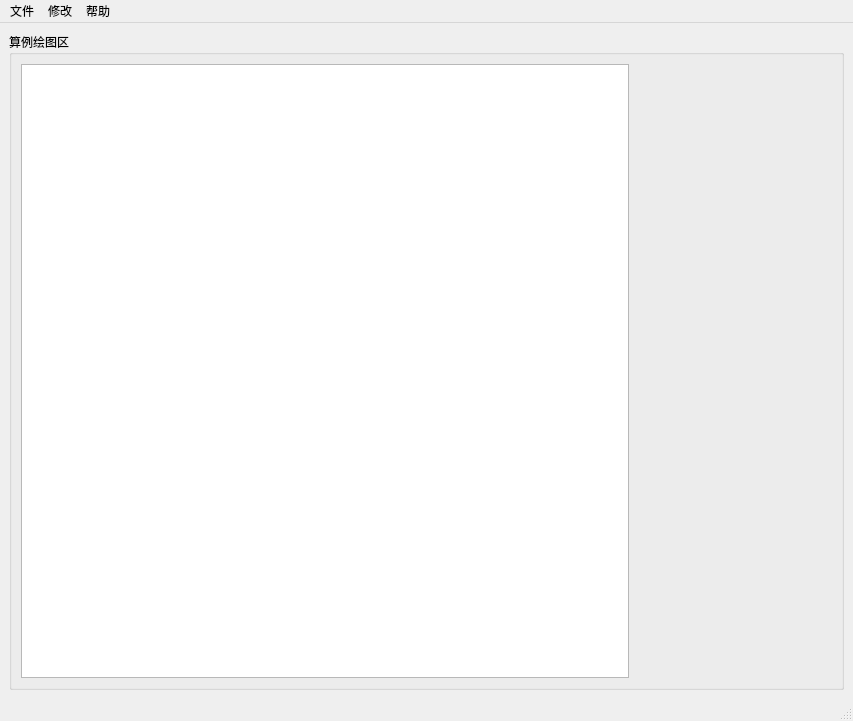
<?xml version="1.0" encoding="UTF-8"?>
<ui version="4.0">
 <class>MainWindow</class>
 <widget class="QMainWindow" name="MainWindow">
  <property name="geometry">
   <rect>
    <x>0</x>
    <y>0</y>
    <width>853</width>
    <height>721</height>
   </rect>
  </property>
  <property name="acceptDrops">
   <bool>false</bool>
  </property>
  <property name="windowTitle">
   <string>单射孔模型压裂模拟程序</string>
  </property>
  <widget class="QWidget" name="centralwidget">
   <layout class="QHBoxLayout" name="horizontalLayout">
    <item>
     <widget class="QGroupBox" name="groupBox">
      <property name="font">
       <font>
        <family>Agency FB</family>
        <pointsize>9</pointsize>
       </font>
      </property>
      <property name="title">
       <string>算例绘图区</string>
      </property>
      <layout class="QHBoxLayout" name="horizontalLayout_2" stretch="3,1">
       <item>
        <widget class="QGraphicsView" name="graphicsView"/>
       </item>
       <item>
        <spacer name="horizontalSpacer">
         <property name="orientation">
          <enum>Qt::Horizontal</enum>
         </property>
         <property name="sizeHint" stdset="0">
          <size>
           <width>40</width>
           <height>20</height>
          </size>
         </property>
        </spacer>
       </item>
      </layout>
     </widget>
    </item>
   </layout>
  </widget>
  <widget class="QMenuBar" name="menubar">
   <property name="geometry">
    <rect>
     <x>0</x>
     <y>0</y>
     <width>853</width>
     <height>23</height>
    </rect>
   </property>
   <widget class="QMenu" name="menuwenjian">
    <property name="title">
     <string>文件</string>
    </property>
    <addaction name="actionxinjian"/>
    <addaction name="actionOpen"/>
    <addaction name="actionbaocun"/>
    <addaction name="action_save_as"/>
    <addaction name="separator"/>
    <addaction name="actionExit"/>
   </widget>
   <widget class="QMenu" name="menu">
    <property name="title">
     <string>修改</string>
    </property>
    <addaction name="action_Ground"/>
    <addaction name="action_stress"/>
    <addaction name="action_perforation"/>
    <addaction name="action_construction"/>
   </widget>
   <widget class="QMenu" name="menu_2">
    <property name="title">
     <string>帮助</string>
    </property>
    <addaction name="actionsuanli"/>
   </widget>
   <addaction name="menuwenjian"/>
   <addaction name="menu"/>
   <addaction name="menu_2"/>
  </widget>
  <widget class="QStatusBar" name="statusbar"/>
  <action name="actionxinjian">
   <property name="text">
    <string>新建</string>
   </property>
   <property name="font">
    <font>
     <family>Agency FB</family>
     <pointsize>10</pointsize>
    </font>
   </property>
  </action>
  <action name="actionOpen">
   <property name="text">
    <string>打开 </string>
   </property>
  </action>
  <action name="actionbaocun">
   <property name="text">
    <string>保存</string>
   </property>
  </action>
  <action name="action_save_as">
   <property name="text">
    <string>另存为</string>
   </property>
  </action>
  <action name="actionExit">
   <property name="text">
    <string>退出</string>
   </property>
  </action>
  <action name="action_Ground">
   <property name="enabled">
    <bool>true</bool>
   </property>
   <property name="text">
    <string>修改地层性质</string>
   </property>
   <property name="font">
    <font>
     <family>Agency FB</family>
     <pointsize>10</pointsize>
    </font>
   </property>
  </action>
  <action name="action_stress">
   <property name="text">
    <string>修改地应力</string>
   </property>
  </action>
  <action name="action_perforation">
   <property name="text">
    <string>修改射孔参数 </string>
   </property>
  </action>
  <action name="action_construction">
   <property name="text">
    <string>修改施工参数</string>
   </property>
  </action>
  <action name="actionsuanli">
   <property name="text">
    <string>算例创建向导</string>
   </property>
   <property name="font">
    <font>
     <family>Agency FB</family>
     <pointsize>10</pointsize>
    </font>
   </property>
  </action>
 </widget>
 <resources/>
 <connections>
  <connection>
   <sender>actionOpen</sender>
   <signal>triggered()</signal>
   <receiver>MainWindow</receiver>
   <slot>openFile()</slot>
   <hints>
    <hint type="sourcelabel">
     <x>-1</x>
     <y>-1</y>
    </hint>
    <hint type="destinationlabel">
     <x>426</x>
     <y>329</y>
    </hint>
   </hints>
  </connection>
  <connection>
   <sender>actionExit</sender>
   <signal>triggered()</signal>
   <receiver>MainWindow</receiver>
   <slot>close()</slot>
   <hints>
    <hint type="sourcelabel">
     <x>-1</x>
     <y>-1</y>
    </hint>
    <hint type="destinationlabel">
     <x>426</x>
     <y>329</y>
    </hint>
   </hints>
  </connection>
  <connection>
   <sender>action_save_as</sender>
   <signal>triggered()</signal>
   <receiver>MainWindow</receiver>
   <slot>save_as()</slot>
   <hints>
    <hint type="sourcelabel">
     <x>-1</x>
     <y>-1</y>
    </hint>
    <hint type="destinationlabel">
     <x>426</x>
     <y>360</y>
    </hint>
   </hints>
  </connection>
 </connections>
 <slots>
  <slot>openFile()</slot>
  <slot>modify_ground()</slot>
  <slot>modify_stress()</slot>
  <slot>modify_perforation()</slot>
  <slot>modify_construction()</slot>
  <slot>save_as()</slot>
 </slots>
</ui>
